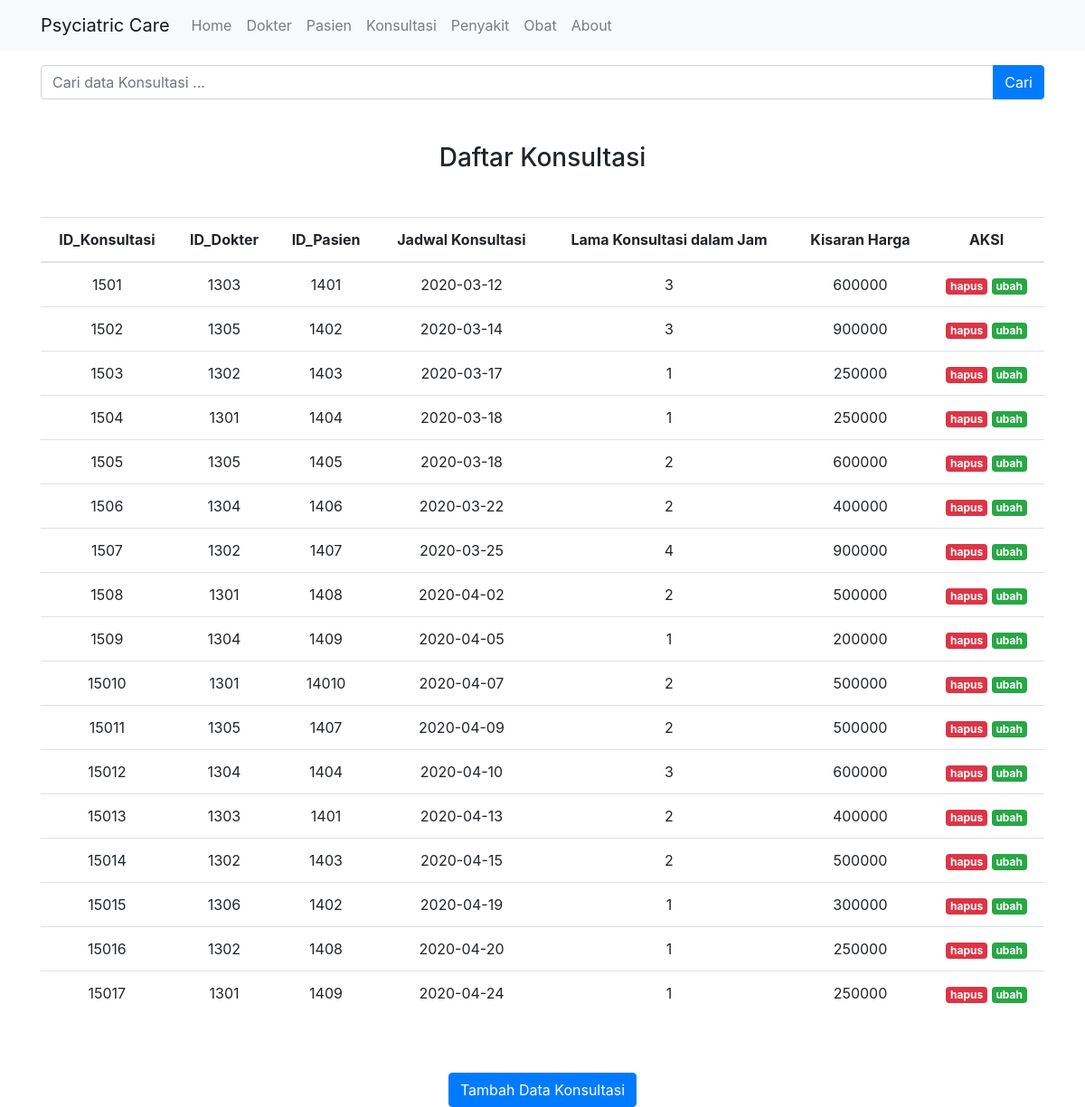
Screenshot of /index.php/konsultasi with the database file from the repository.
### tables this page shows
CREATE TABLE `konsultasi` (
  `id_konsultasi` int(11) NOT NULL,
  `id_dokter` int(11) DEFAULT NULL,
  `id_pasien` int(11) DEFAULT NULL,
  `jadwal_konsultasi` date DEFAULT NULL,
  `waktu` int(255) DEFAULT NULL,
  `harga_jasa` varchar(255) DEFAULT NULL
);

### application/controllers/Konsultasi.php (called while the page is built, shortened)
<?php
class Konsultasi extends CI_Controller
{
	public function __construct()
	{
		$this->load->model('Konsultasi_model');
		$this->load->library('form_validation');
	}
	public function index()
	{
		$data['judul'] = 'Daftar Konsultasi';
		$data['konsultasi'] = $this->Konsultasi_model->getAllKonsultasi();
		$this->load->view('templates/header', $data);
		$this->load->view('konsultasi/index', $data);
		$this->load->view('templates/footer');
	}
}

### index.php (called while the page is built, shortened)
<?php
require_once BASEPATH.'core/CodeIgniter.php';

### application/models/Konsultasi_model.php (called while the page is built, shortened)
<?php
class Konsultasi_model extends CI_model
{
	public function getAllKonsultasi()
	{
		return $this->db->get('konsultasi')->result_array();
	}
}

### application/views/konsultasi/index.php (the view, shortened to what this page needs)
<div class="container">
    <div class="row mt-3">
        <div class="col md-6">
            <form action="" method="post">
                <div class="input-group">
                    <input type="text" class="form-control" placeholder="Cari data Konsultasi ... " name="keyword">
                    <div class="input-group-append">
                        <button class="btn btn-primary" type="submit">Cari</button>
                    </div>
                </div>
            </form>
        </div>
    </div>
    <div class="row mt-5">
        <div class="col">
            <h3 class="text-center">Daftar Konsultasi</h3>
            <table class="table mt-5">
                <thead>
                    <tr>
                        <th class="text-center" scope="col">ID_Konsultasi</th>
                        <th class="text-center" scope="col">ID_Dokter</th>
                        <th class="text-center" scope="col">ID_Pasien</th>
                        <th class="text-center" scope="col">Jadwal Konsultasi</th>
                        <th class="text-center" scope="col">Lama Konsultasi dalam Jam</th>
                        <th class="text-center" scope="col">Kisaran Harga</th>
                        <th class="text-center" scope="col">AKSI</th>
                    </tr>
                </thead>
                <tbody>
                    <tr><?php foreach ($konsultasi as $kns) : ?>
                        <td class="text-center"><?= $kns['id_konsultasi']; ?></td>
                        <td class="text-center"><?= $kns['id_dokter']; ?></td>
                        <td class="text-center"><?= $kns['id_pasien']; ?></td>
                        <td class="text-center"><?= $kns['jadwal_konsultasi']; ?></td>
                        <td class="text-center"><?= $kns['waktu']; ?></td>
                        <td class="text-center"><?= $kns['harga_jasa']; ?></td>
                        <td class="text-center">
                            <a href="<?= base_url(); ?>konsultasi/hapus/<?= $kns['id_konsultasi'] ?>" class="badge badge-danger float-center" onclick="return confirm('Apakah anda yakin menghapus data ini?');" ?>hapus</a>
                            <a href="<?= base_url(); ?>konsultasi/ubah/<?= $kns['id_konsultasi'] ?>" class="badge badge-success float-center" ?>ubah</a>
                        </td>
                    </tr>
                    <?php endforeach ?>
                </tbody>
            </table>
            <div class="row mt-3">
                <div class="col md-6 text-center mt-5">
                    <a href="<?= base_url(); ?>konsultasi/tambah " class="btn btn-primary">Tambah Data Konsultasi</a>
                </div>
            </div>
        </div>
    </div>
</div>

### rows the page displays
konsultasi: id_konsultasi "1501", id_dokter "1303", id_pasien "1401", jadwal_konsultasi "2020-03-12", waktu "3", harga_jasa "600000"
konsultasi: id_konsultasi "1502", id_dokter "1305", id_pasien "1402", jadwal_konsultasi "2020-03-14", waktu "3", harga_jasa "900000"
konsultasi: id_konsultasi "1503", id_dokter "1302", id_pasien "1403", jadwal_konsultasi "2020-03-17", waktu "1", harga_jasa "250000"
konsultasi: id_konsultasi "1504", id_dokter "1301", id_pasien "1404", jadwal_konsultasi "2020-03-18", waktu "1", harga_jasa "250000"
konsultasi: id_konsultasi "1505", id_dokter "1305", id_pasien "1405", jadwal_konsultasi "2020-03-18", waktu "2", harga_jasa "600000"
konsultasi: id_konsultasi "1506", id_dokter "1304", id_pasien "1406", jadwal_konsultasi "2020-03-22", waktu "2", harga_jasa "400000"
konsultasi: id_konsultasi "1507", id_dokter "1302", id_pasien "1407", jadwal_konsultasi "2020-03-25", waktu "4", harga_jasa "900000"
konsultasi: id_konsultasi "1508", id_dokter "1301", id_pasien "1408", jadwal_konsultasi "2020-04-02", waktu "2", harga_jasa "500000"
konsultasi: id_konsultasi "1509", id_dokter "1304", id_pasien "1409", jadwal_konsultasi "2020-04-05", waktu "1", harga_jasa "200000"
konsultasi: id_konsultasi "15010", id_dokter "1301", id_pasien "14010", jadwal_konsultasi "2020-04-07", waktu "2", harga_jasa "500000"
konsultasi: id_konsultasi "15011", id_dokter "1305", id_pasien "1407", jadwal_konsultasi "2020-04-09", waktu "2", harga_jasa "500000"
konsultasi: id_konsultasi "15012", id_dokter "1304", id_pasien "1404", jadwal_konsultasi "2020-04-10", waktu "3", harga_jasa "600000"
konsultasi: id_konsultasi "15013", id_dokter "1303", id_pasien "1401", jadwal_konsultasi "2020-04-13", waktu "2", harga_jasa "400000"
konsultasi: id_konsultasi "15014", id_dokter "1302", id_pasien "1403", jadwal_konsultasi "2020-04-15", waktu "2", harga_jasa "500000"
konsultasi: id_konsultasi "15015", id_dokter "1306", id_pasien "1402", jadwal_konsultasi "2020-04-19", waktu "1", harga_jasa "300000"
konsultasi: id_konsultasi "15016", id_dokter "1302", id_pasien "1408", jadwal_konsultasi "2020-04-20", waktu "1", harga_jasa "250000"
konsultasi: id_konsultasi "15017", id_dokter "1301", id_pasien "1409", jadwal_konsultasi "2020-04-24", waktu "1", harga_jasa "250000"
